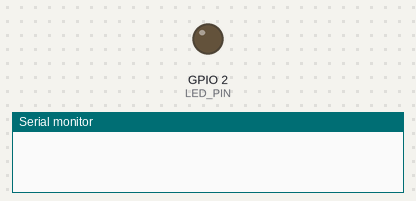
Bench run of a program on a simulated Seeed XIAO ESP32-C3. Parts: output pins drawn as LEDs (lit = HIGH), the last lines printed to the serial monitor. Dashed ring = blinking.

Above: at 0.0 s.
At 1.1 s:
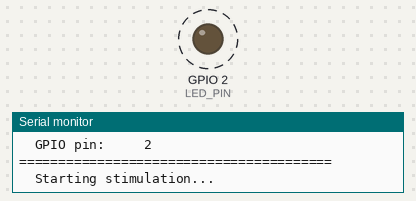
Timing chart, 0 to 4.0 s (numbered marks = the images above):
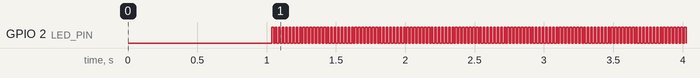

The program:

main.cpp
```cpp
/**
 * 40Hz Gamma Stimulation Controller
 *
 * Drives an LED via MOSFET at precisely 40Hz using hardware timer.
 * Target: Seeed XIAO ESP32-C3
 *
 * Wiring:
 *   GPIO2 -> IRLZ44N Gate (with 10K pulldown to GND)
 *   IRLZ44N Drain <- LED (-)
 *   IRLZ44N Source -> GND
 *   LED (+) <- 12V+
 */

#include <Arduino.h>

// === Configuration ===
#define LED_PIN           2       // GPIO pin driving MOSFET gate
#define FREQUENCY_HZ      40      // Target frequency
#define DUTY_CYCLE        0.5     // 50% duty cycle (equal on/off)
#define SESSION_MINUTES   60      // Auto-stop after this many minutes (0 = continuous)
#define SERIAL_BAUD       115200

// === Derived constants ===
const uint32_t periodUs    = 1000000UL / FREQUENCY_HZ;              // 25000us for 40Hz
const uint32_t onTimeUs    = (uint32_t)(periodUs * DUTY_CYCLE);     // 12500us
const uint32_t offTimeUs   = periodUs - onTimeUs;                    // 12500us
const uint32_t sessionUs   = (uint32_t)SESSION_MINUTES * 60UL * 1000000UL;

// === State ===
hw_timer_t *timer = NULL;
volatile bool ledState = false;
volatile uint32_t cycleCount = 0;
uint32_t startTimeUs = 0;
bool running = true;

void IRAM_ATTR onTimer() {
  ledState = !ledState;
  digitalWrite(LED_PIN, ledState ? HIGH : LOW);
  if (ledState) cycleCount++;
}

void setup() {
  Serial.begin(SERIAL_BAUD);
  delay(1000);

  pinMode(LED_PIN, OUTPUT);
  digitalWrite(LED_PIN, LOW);

  Serial.println("========================================");
  Serial.println("  40Hz Gamma Stimulation Controller");
  Serial.println("========================================");
  Serial.printf("  Frequency:    %d Hz\n", FREQUENCY_HZ);
  Serial.printf("  Period:       %lu us\n", periodUs);
  Serial.printf("  On time:      %lu us\n", onTimeUs);
  Serial.printf("  Off time:     %lu us\n", offTimeUs);
  Serial.printf("  Duty cycle:   %.0f%%\n", DUTY_CYCLE * 100);
  Serial.printf("  Session:      %d min%s\n", SESSION_MINUTES,
                SESSION_MINUTES == 0 ? " (continuous)" : "");
  Serial.printf("  GPIO pin:     %d\n", LED_PIN);
  Serial.println("========================================");
  Serial.println("  Starting stimulation...");
  Serial.println();

  startTimeUs = micros();

  // Hardware timer: fire every half-period (toggle on/off)
  // Timer 0, prescaler 80 (1MHz tick), count up
  timer = timerBegin(1000000);  // 1MHz
  timerAttachInterrupt(timer, &onTimer);
  timerAlarm(timer, onTimeUs, true, 0);  // auto-reload
}

void loop() {
  static uint32_t lastReport = 0;
  uint32_t now = millis();

  // Report every 10 seconds
  if (now - lastReport >= 10000) {
    lastReport = now;
    uint32_t elapsed = (now - startTimeUs / 1000) / 1000;
    uint32_t minutes = elapsed / 60;
    uint32_t seconds = elapsed % 60;
    Serial.printf("[%02lu:%02lu] Cycles: %lu  (%.1f Hz actual)\n",
                  minutes, seconds, cycleCount,
                  cycleCount > 0 ? (float)cycleCount / ((float)elapsed) : 0.0);
  }

  // Session timeout
  if (SESSION_MINUTES > 0 && running) {
    uint32_t elapsedMs = now - (startTimeUs / 1000);
    if (elapsedMs >= (uint32_t)SESSION_MINUTES * 60UL * 1000UL) {
      timerDetachInterrupt(timer);
      digitalWrite(LED_PIN, LOW);
      running = false;
      Serial.println();
      Serial.println("========================================");
      Serial.printf("  Session complete: %d minutes\n", SESSION_MINUTES);
      Serial.printf("  Total cycles: %lu\n", cycleCount);
      Serial.println("========================================");
    }
  }

  delay(100);
}
```

Measured:
- by itself, GPIO 2 (LED_PIN): alternates HIGH for 0.01 s and LOW for 0.01 s
